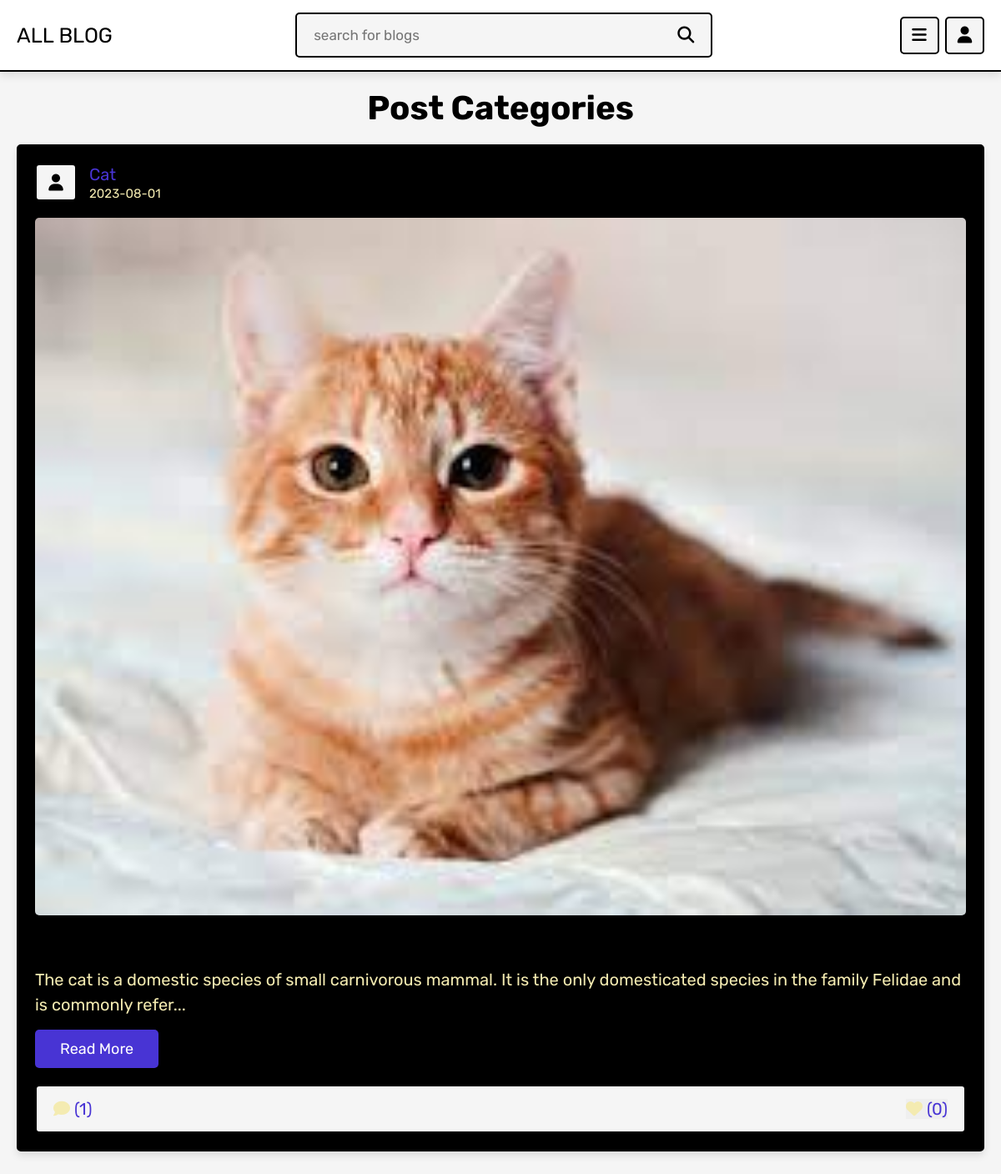
The page /category.php?category=nature on the database its author committed.
### tables this page shows
CREATE TABLE `posts` (
  `id` int(11) NOT NULL,
  `admin_id` int(11) NOT NULL,
  `name` varchar(100) NOT NULL,
  `title` varchar(100) NOT NULL,
  `content` varchar(1000) NOT NULL,
  `category` varchar(100) NOT NULL,
  `image` varchar(500) NOT NULL,
  `date` date NOT NULL,
  `status` varchar(10) NOT NULL
);

### category.php (the view, shortened to what this page needs)
<?php
include 'components/connect.php';
if(isset($_SESSION['user_id'])){
   $user_id = $_SESSION['user_id'];
}else{
   $user_id = '';
};
if(isset($_GET['category'])){
   $category = $_GET['category'];
}else{
   $category = '';
}
?>
<!DOCTYPE html>
<html lang="en">
<head>
   <link rel="stylesheet" href="https://cdnjs.cloudflare.com/ajax/libs/font-awesome/6.1.1/css/all.min.css">
   <link rel="stylesheet" href="css/style.css">
</head>
<body>
<?php include 'components/user_header.php'; ?>
<section class="posts-container">
   <h1 class="heading">post categories</h1>
   <div class="box-container">
      <?php
         $select_posts = $conn->prepare("SELECT * FROM `posts` WHERE category = ? and status = ?");
         $select_posts->execute([$category, 'active']);
         if($select_posts->rowCount() > 0){
            while($fetch_posts = $select_posts->fetch(PDO::FETCH_ASSOC)){
            $post_id = $fetch_posts['id'];
            $count_post_comments = $conn->prepare("SELECT * FROM `comments` WHERE post_id = ?");
            $count_post_comments->execute([$post_id]);
            $total_post_comments = $count_post_comments->rowCount();
            $count_post_likes = $conn->prepare("SELECT * FROM `likes` WHERE post_id = ?");
            $count_post_likes->execute([$post_id]);
            $total_post_likes = $count_post_likes->rowCount();
            $confirm_likes = $conn->prepare("SELECT * FROM `likes` WHERE user_id = ? AND post_id = ?");
            $confirm_likes->execute([$user_id, $post_id]);
      ?>
      <form class="box" method="post">
         <div class="post-admin">
            <i class="fas fa-user"></i>
            <div>
               <a href="author_posts.php?author=<?= $fetch_posts['name']; ?>"><?= $fetch_posts['name']; ?></a>
               <div><?= $fetch_posts['date']; ?></div>
            </div>
         </div>
         <?php
            if($fetch_posts['image'] != ''){
         ?>
         <img src="uploaded_img/<?= $fetch_posts['image']; ?>" class="post-image" alt="">
         <?php
         }
         ?>
         <div class="post-title"><?= $fetch_posts['title']; ?></div>
         <div class="post-content content-150"><?= $fetch_posts['content']; ?></div>
         <a href="view_post.php?post_id=<?= $post_id; ?>" class="inline-btn">read more</a>
         <div class="icons">
            <a href="view_post.php?post_id=<?= $post_id; ?>"><i class="fas fa-comment"></i><span>(<?= $total_post_comments; ?>)</span></a>
            <button type="submit" name="like_post"><i class="fas fa-heart" style="<?php if($confirm_likes->rowCount() > 0){ echo 'color:var(--red);'; } ?>  "></i><span>(<?= $total_post_likes; ?>)</span></button>
         </div>
      </form>
      <?php
         }
      }else{
         echo '<p class="empty">no posts found for this category!</p>';
      }
      ?>
   </div>
</section>
</body>
</html>

### css/style.css (style rules this page uses)
:root { --main-color:#4834d4; --red:#c61703; --orange:#f39c12; --black:#000000; --white:#fff; --light-bg:#f5f5f5; --light-color:#f4ebb1; --border:.2rem solid var(--black); --box-shadow:0 .5rem 1rem rgba(0,0,0,.1); }
* { font-family: 'Rubik', sans-serif; margin:0; padding:0; box-sizing: border-box; outline: none; border:none; text-decoration: none; }
html { font-size: 62.5%; overflow-x: hidden; scroll-behavior: smooth; scroll-padding-top: 7rem; }
body { background-color: var(--light-bg); padding-bottom: 7rem; }
section { padding:2rem; margin: 0 auto; max-width: 1200px; }
.btn, .delete-btn, .option-btn, .inline-btn, .inline-option-btn, .inline-delete-btn { margin-top: 1rem; border-radius: .5rem; cursor: pointer; font-size: 1.8rem; color:var(--white); padding:1.2rem 3rem; text-transform: capitalize; text-align: center; }
.inline-btn, .inline-option-btn, .inline-delete-btn { display: inline-block; margin-right: 1rem; }
.inline-btn, .btn { background-color: var(--main-color); }
.heading { margin-bottom: 2rem; text-align: center; font-size: 4rem; color:var(--black); text-transform: capitalize; }
.posts-container .box-container { display: grid; grid-template-columns: repeat(auto-fit, minmax(33rem, 1fr)); gap:1.5rem; align-items: flex-start; justify-content: center; }
.posts-container .box-container .box { border:var(--border); box-shadow: var(--box-shadow); border-radius: .5rem; background-color: var(--black); padding:2rem; overflow: hidden; }
.posts-container .box-container .box .post-admin { display: flex; align-items: center; gap:1.5rem; margin-bottom: 2rem; }
.posts-container .box-container .box .post-admin i { text-align: center; height: 4.5rem; width: 5rem; line-height: 4.2rem; font-size: 2rem; border:var(--border); border-radius: .5rem; background-color: var(--light-bg); color:var(--black); }
.posts-container .box-container .box .post-admin a { font-size: 2rem; color:var(--main-color); }
.posts-container .box-container .box .post-admin div { font-size: 1.5rem; margin-top: .2rem; color:var(--light-color); }
.posts-container .box-container .box .post-image { width: 100%; border-radius: .5rem; margin-bottom: 2rem; }
.posts-container .box-container .box .post-title { font-size: 2rem; color:var(--black); overflow: hidden; text-overflow: ellipsis; white-space: nowrap; margin-bottom: 1rem; }
.posts-container .box-container .box .post-content { font-size: 2rem; line-height: 1.5; padding:.5rem 0; color:var(--light-color); white-space: pre-line; }
.posts-container .box-container .box .post-content::after { content: '...'; }
.posts-container .box-container .box .icons { display: flex; align-items: center; justify-content: space-between; gap:1rem; background-color: var(--light-bg); border-radius: .5rem; padding:1.5rem 2rem; border:var(--border); margin-top: 2rem; }
.posts-container .box-container .box .icons button { cursor: pointer; }
.posts-container .box-container .box .icons i { margin-right:.5rem; font-size:2rem; color:var(--light-color); }
.posts-container .box-container .box .icons span { font-size: 2rem; color:var(--main-color); }

### rows shown on the page
posts: name "Cat", date "2023-08-01", image (picture), content "The cat is a domestic species of small carnivorous mammal. It is the only domesticated species in the family Felidae and is commonly refer", total_post_comments "1", total_post_likes "0"
